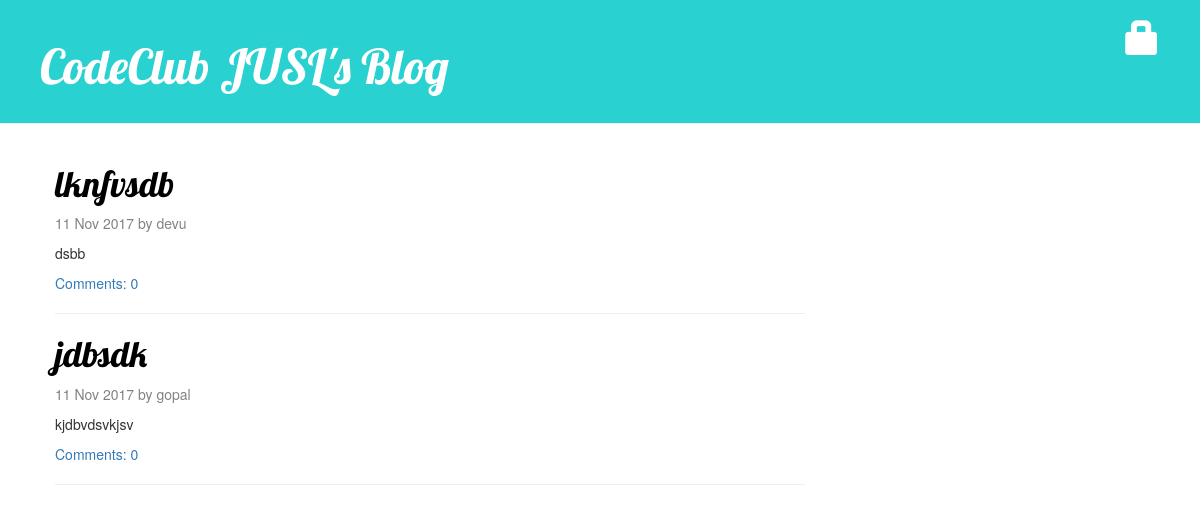
The app's page /, older data.
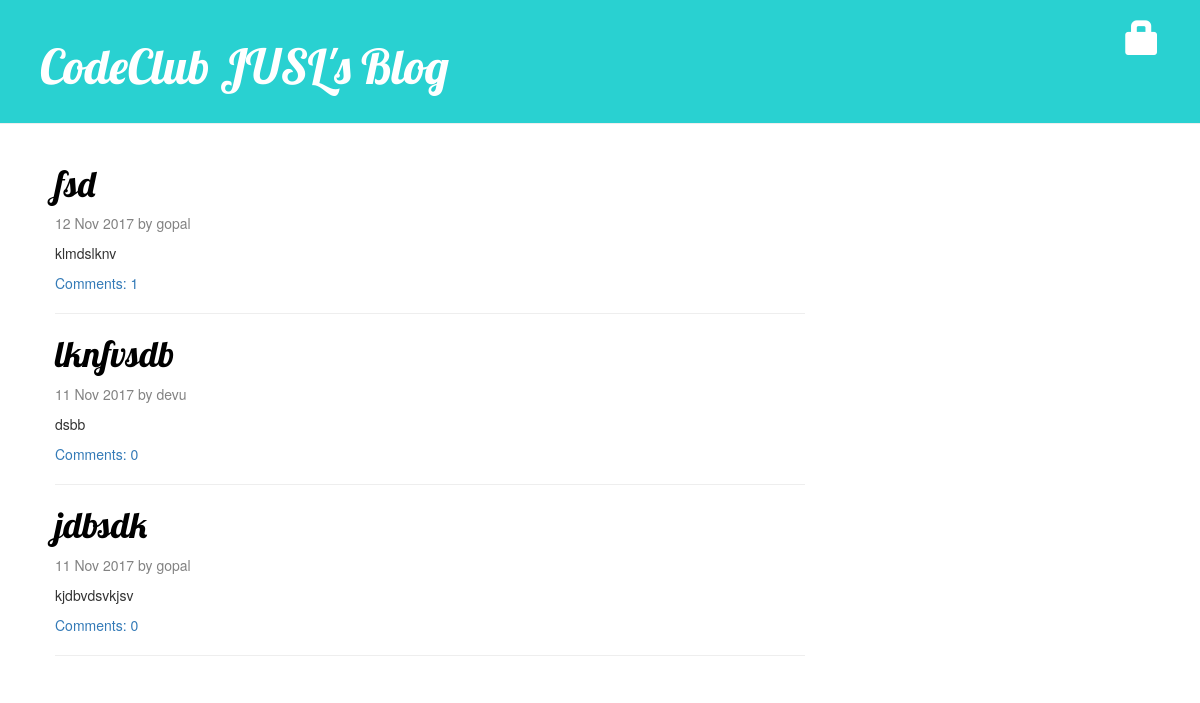
The same page, newer data.
### blog/models.py (models this page shows, shortened)
class Post(models.Model):
    author = models.ForeignKey('auth.User')
    title = models.CharField(max_length=200)
    text = models.TextField()
    created_date = models.DateTimeField(
            default=timezone.now)
    published_date = models.DateTimeField(
            blank=True, null=True)
    tags = models.ManyToManyField('blog.Tag', related_name='posts')
    def approved_comments(self):
        return self.comments.filter(approved_comment=True)

### blog/views.py (the view)
# urls.py: url(r'^$', views.post_list, name='post_list'),
def post_list(request):
    posts = Post.objects.filter(published_date__lte=timezone.now()).order_by('-published_date')
    return render(request, 'blog/post_list.html', {'posts': posts})

### blog/templates/blog/post_list.html
{% extends 'blog/base.html' %}
{% block content %}
    {% for post in posts %}
        <div class="post">
            <h1><a href="{% url 'post_detail' pk=post.pk %}" title="View Post">{{ post.title }}</a></h1>
            <div class="date">
                {{ post.published_date | date:"d M Y"}} by {{post.author}}
            </div>
            <p>{{ post.text|linebreaksbr|truncatechars:700 }}</p>
            <a href="{% url 'post_detail' pk=post.pk%}" title="Show Comments">Comments: {{post.approved_comments.count}} </a>
            <hr>
        </div>
    {% endfor %}
{% endblock %}

Row changes from the older to the newer data that the page shows:
added Post: title "fsd", published_date "12 Nov 2017", author "gopal", text "klmdslknv", approved_comments.count "1"
